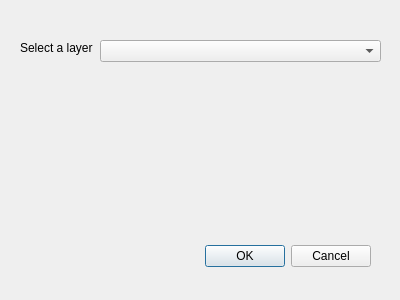
<?xml version="1.0" encoding="UTF-8"?>
<ui version="4.0">
 <class>SaveAttributesDialogBase</class>
 <widget class="QDialog" name="SaveAttributesDialogBase">
  <property name="geometry">
   <rect>
    <x>0</x>
    <y>0</y>
    <width>400</width>
    <height>300</height>
   </rect>
  </property>
  <property name="windowTitle">
   <string>Save Attributes</string>
  </property>
  <widget class="QDialogButtonBox" name="button_box">
   <property name="geometry">
    <rect>
     <x>30</x>
     <y>240</y>
     <width>341</width>
     <height>32</height>
    </rect>
   </property>
   <property name="orientation">
    <enum>Qt::Horizontal</enum>
   </property>
   <property name="standardButtons">
    <set>QDialogButtonBox::Cancel|QDialogButtonBox::Ok</set>
   </property>
  </widget>
  <widget class="QComboBox" name="comboBox">
   <property name="geometry">
    <rect>
     <x>100</x>
     <y>40</y>
     <width>281</width>
     <height>22</height>
    </rect>
   </property>
  </widget>
  <widget class="QLabel" name="label">
   <property name="geometry">
    <rect>
     <x>20</x>
     <y>40</y>
     <width>81</width>
     <height>16</height>
    </rect>
   </property>
   <property name="text">
    <string>Select a layer</string>
   </property>
  </widget>
 </widget>
 <resources/>
 <connections>
  <connection>
   <sender>button_box</sender>
   <signal>accepted()</signal>
   <receiver>SaveAttributesDialogBase</receiver>
   <slot>accept()</slot>
   <hints>
    <hint type="sourcelabel">
     <x>20</x>
     <y>20</y>
    </hint>
    <hint type="destinationlabel">
     <x>20</x>
     <y>20</y>
    </hint>
   </hints>
  </connection>
  <connection>
   <sender>button_box</sender>
   <signal>rejected()</signal>
   <receiver>SaveAttributesDialogBase</receiver>
   <slot>reject()</slot>
   <hints>
    <hint type="sourcelabel">
     <x>20</x>
     <y>20</y>
    </hint>
    <hint type="destinationlabel">
     <x>20</x>
     <y>20</y>
    </hint>
   </hints>
  </connection>
 </connections>
</ui>
